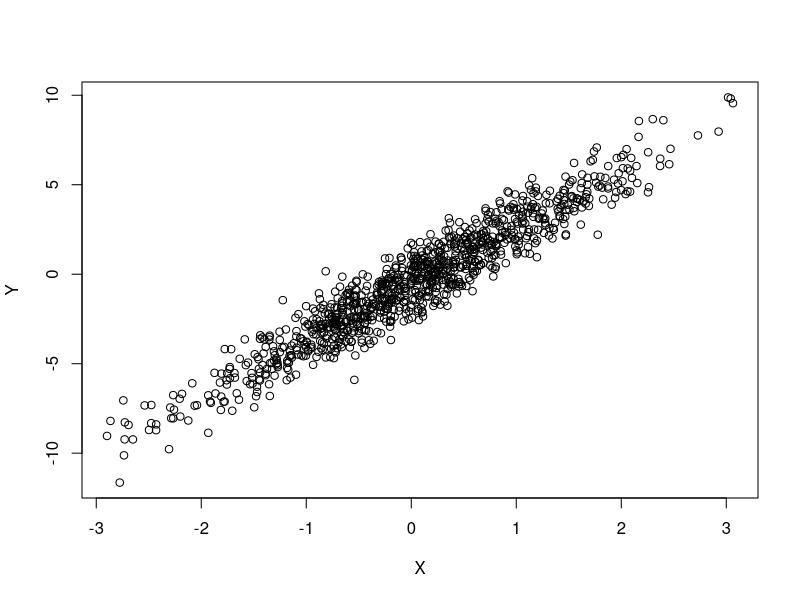
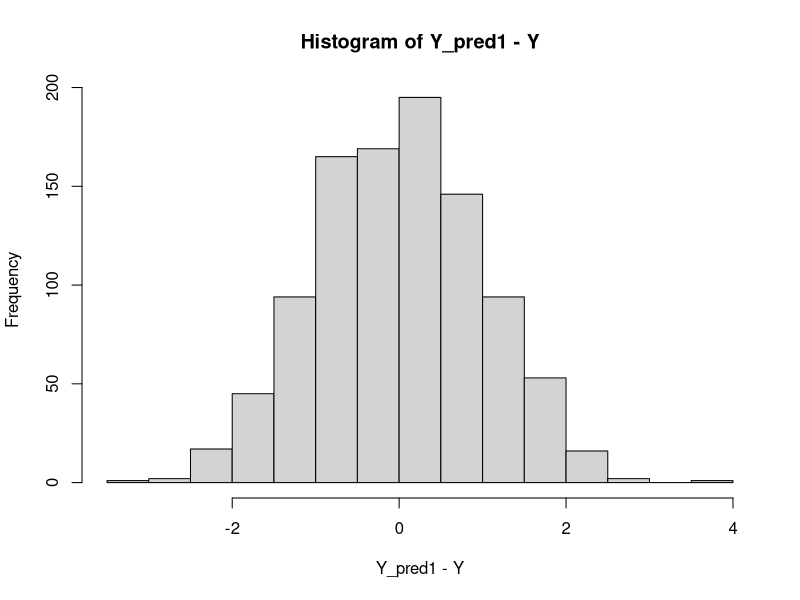
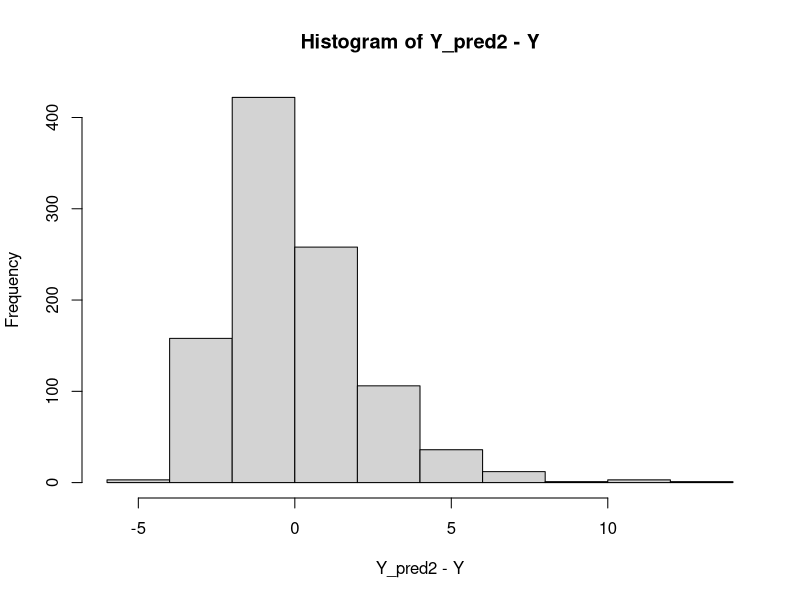

Write the R code that produced these figures, in order.
## ---- chunk 1
knitr::opts_chunk$set(echo = TRUE,warning=FALSE,message=FALSE,fig.align = "center")
library(tidyverse)
library(ggplot2)
## ---- chunk 2

set.seed(6633771)

N <- 1000

# generate X as a random Normal bunch of numbers (meaningless)

X <- rnorm(N, mean=0, sd=1)

# parameters

alpha <- -0.5

beta <- 3.2

# generate Y conditional on X and parameters

Y <- rnorm(N, mean = alpha + beta * X, sd=1)


plot(X,Y)

## ---- chunk 3

y_reg <- lm(Y ~ X)

summary(y_reg)

## ---- chunk 4

Y_pred1 <- predict(y_reg)

hist(Y_pred1 - Y)

## ---- chunk 5

y_reg2 <- lm(Y ~ I(exp(X)))

summary(y_reg2)


## ---- chunk 6

Y_pred2 <- predict(y_reg2)

hist(Y_pred2 - Y)

## ---- chunk 7

over_sims <- lapply(1:1000, function(i) {

    # X, alpha and beta stay the same, just make a new Y
    this_y <- rnorm(N, mean = alpha + beta * X, sd=1)

    this_y_reg <- lm(this_y ~ X)

    tibble(alpha=coef(this_y_reg)['(Intercept)'],
          beta=coef(this_y_reg)['X'])
    
}) |> bind_rows()

# note: to make them match, I need to do a degrees of freedom correction for
# 2 parameters (alpha and beta)

print(paste0("True SE of the Intercept: ", sd(over_sims$alpha)* sqrt(N/(N-2))))
print(paste0("True SE of Beta: ", sd(over_sims$beta)* sqrt(N/(N-2))))

# now get it from the OLS model
ols_ses <- summary(y_reg)
print(paste0("OLS SE of the Intercept: ", ols_ses$coefficients[1,'Std. Error']))
print(paste0("OLS SE of Beta: ", ols_ses$coefficients[2,'Std. Error']))
## ---- chunk 8

# amount of noise we'll add to X
# assume measurement error is also Normal

sigma_x <- 0.5

over_sims_rando_X <- lapply(1:1000, function(i) {
    
    # draw a new random X = measurement error from true X
    new_X <- rnorm(N, mean=X, sd = sigma_x)

    # alpha and beta, true X stay the same
    this_y <- rnorm(N, mean = alpha + beta * X, sd=1)

    # measurement error in X vs true X
    this_y_reg <- lm(this_y ~ new_X)

    tibble(alpha=coef(this_y_reg)['(Intercept)'],
          beta=coef(this_y_reg)['new_X'],
          beta_se=summary(this_y_reg)$coefficients["new_X", "Std. Error"])
    
}) |> bind_rows()

print(paste0("True SE of the Intercept: ", sd(over_sims_rando_X$alpha)))
print(paste0("True SE of Beta: ", sd(over_sims_rando_X$beta)))
print(paste0("OLS SE of Beta: ", mean(over_sims_rando_X$beta_se)))

## ---- chunk 9

# noise around beta
sigma_beta <- 0.25
# number of groups for beta
n_group <- 20
# group ID
group_id <- rep(1:n_group, each=N/n_group)

# we'll draw and re-fit our vanilla OLS model to make it comparable to the new simulation

beta_new <- rnorm(n_group, mean=beta, sd = sigma_beta)

Y_rand_slope <- rnorm(N, mean = alpha + (beta_new[group_id]) * X, sd=1)

y_reg_rand_slope <- lm(Y_rand_slope ~ X)

over_sims_rando_beta <- lapply(1:1000, function(i) {
    
    # fixed X, draw beta from a Normal distribution around true beta
    # for number of groups in data
    beta_new <- rnorm(n_group, mean=beta, sd = sigma_beta)

    # alpha and beta, true X stay the same
    this_y <- rnorm(N, mean = alpha + (beta_new[group_id]) * X, sd=1)

    # measurement error in X vs true X
    this_y_reg <- lm(this_y ~ X)

    tibble(alpha=coef(this_y_reg)['(Intercept)'],
          beta=coef(this_y_reg)['X'])
    
}) |> bind_rows()

print(paste0("True SE of the Intercept: ", sd(over_sims_rando_beta$alpha)))
print(paste0("True SE of Beta: ", sd(over_sims_rando_beta$beta)))

# now get it from the OLS model
ols_rand_slope_ses <- summary(y_reg_rand_slope)
print(paste0("OLS SE of the Intercept: ", ols_rand_slope_ses$coefficients[1,'Std. Error']))
print(paste0("OLS SE of Beta: ", ols_rand_slope_ses$coefficients[2,'Std. Error']))

## ---- chunk 10

library(lme4)

# now get it from the lmer model
dat <- tibble(Y_rand_slope=Y_rand_slope,X=X,group_id=group_id)
lmer_fit <- lmer(Y ~ X + (0 + X | group_id), data = dat, REML = TRUE)
lmer_sum <- summary(lmer_fit)

se_pop <- sqrt(vcov(lmer_fit)["X","X"] +
               as.numeric(VarCorr(lmer_fit)$group["X","X"]))


print(paste0("lmer combined SE of Beta: ", se_pop))
print(paste0("OLS SE of Beta: ", ols_rand_slope_ses$coefficients[2,'Std. Error']))
print(paste0("True SE of Beta: ", sd(over_sims_rando_beta$beta)))

